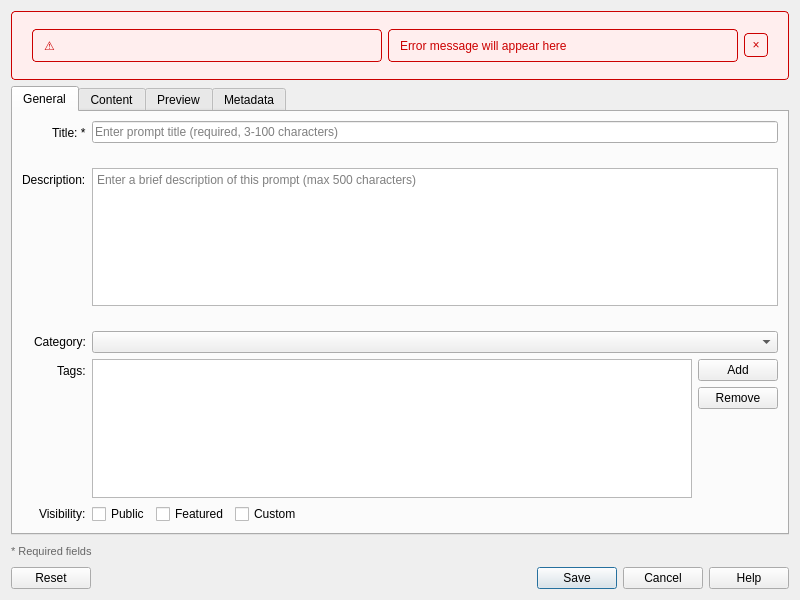
<?xml version="1.0" encoding="UTF-8"?>
<ui version="4.0">
 <class>PromptEditorDialog</class>
 <widget class="QDialog" name="PromptEditorDialog">
  <property name="geometry">
   <rect>
    <x>0</x>
    <y>0</y>
    <width>800</width>
    <height>600</height>
   </rect>
  </property>
  <property name="windowTitle">
   <string>Edit Prompt</string>
  </property>
  <property name="modal">
   <bool>true</bool>
  </property>
  <layout class="QVBoxLayout" name="verticalLayout">
   <item>
    <widget class="QFrame" name="errorFrame">
     <property name="frameShape">
      <enum>QFrame::StyledPanel</enum>
     </property>
     <property name="frameShadow">
      <enum>QFrame::Raised</enum>
     </property>
     <property name="visible">
      <bool>false</bool>
     </property>
     <property name="styleSheet">
      <string>background-color: #ffeeee; color: #cc0000; border: 1px solid #cc0000; border-radius: 4px; padding: 8px;</string>
     </property>
     <layout class="QHBoxLayout" name="errorLayout">
      <property name="leftMargin">
       <number>12</number>
      </property>
      <property name="rightMargin">
       <number>12</number>
      </property>
      <item>
       <widget class="QLabel" name="errorIcon">
        <property name="text">
         <string>⚠️</string>
        </property>
       </widget>
      </item>
      <item>
       <widget class="QLabel" name="errorMessage">
        <property name="text">
         <string>Error message will appear here</string>
        </property>
        <property name="wordWrap">
         <bool>true</bool>
        </property>
       </widget>
      </item>
      <item>
       <widget class="QPushButton" name="closeErrorButton">
        <property name="maximumSize">
         <size>
          <width>24</width>
          <height>24</height>
         </size>
        </property>
        <property name="text">
         <string>×</string>
        </property>
        <property name="flat">
         <bool>true</bool>
        </property>
       </widget>
      </item>
     </layout>
    </widget>
   </item>
   <item>
    <widget class="QTabWidget" name="tabWidget">
     <property name="currentIndex">
      <number>0</number>
     </property>
     <widget class="QWidget" name="generalTab">
      <attribute name="title">
       <string>General</string>
      </attribute>
      <layout class="QVBoxLayout" name="verticalLayout_2">
       <item>
        <layout class="QFormLayout" name="formLayout">
         <property name="labelAlignment">
          <set>Qt::AlignRight|Qt::AlignTrailing|Qt::AlignVCenter</set>
         </property>
         <item row="0" column="0">
          <widget class="QLabel" name="titleLabel">
           <property name="text">
            <string>Title: *</string>
           </property>
           <property name="buddy">
            <cstring>titleLineEdit</cstring>
           </property>
          </widget>
         </item>
         <item row="0" column="1">
          <layout class="QVBoxLayout" name="titleLayout">
           <item>
            <widget class="QLineEdit" name="titleLineEdit">
             <property name="placeholderText">
              <string>Enter prompt title (required, 3-100 characters)</string>
             </property>
            </widget>
           </item>
           <item>
            <widget class="QLabel" name="titleErrorLabel">
             <property name="styleSheet">
              <string>color: #cc0000; font-size: 11px;</string>
             </property>
             <property name="text">
              <string/>
             </property>
             <property name="visible">
              <bool>false</bool>
             </property>
            </widget>
           </item>
          </layout>
         </item>
         <item row="1" column="0">
          <widget class="QLabel" name="descriptionLabel">
           <property name="text">
            <string>Description:</string>
           </property>
           <property name="buddy">
            <cstring>descriptionTextEdit</cstring>
           </property>
          </widget>
         </item>
         <item row="1" column="1">
          <layout class="QVBoxLayout" name="descriptionLayout">
           <item>
            <widget class="QTextEdit" name="descriptionTextEdit">
             <property name="placeholderText">
              <string>Enter a brief description of this prompt (max 500 characters)</string>
             </property>
            </widget>
           </item>
           <item>
            <widget class="QLabel" name="descriptionErrorLabel">
             <property name="styleSheet">
              <string>color: #cc0000; font-size: 11px;</string>
             </property>
             <property name="text">
              <string/>
             </property>
             <property name="visible">
              <bool>false</bool>
             </property>
            </widget>
           </item>
          </layout>
         </item>
         <item row="2" column="0">
          <widget class="QLabel" name="categoryLabel">
           <property name="text">
            <string>Category:</string>
           </property>
           <property name="buddy">
            <cstring>categoryComboBox</cstring>
           </property>
          </widget>
         </item>
         <item row="2" column="1">
          <widget class="QComboBox" name="categoryComboBox"/>
         </item>
         <item row="3" column="0">
          <widget class="QLabel" name="tagsLabel">
           <property name="text">
            <string>Tags:</string>
           </property>
           <property name="buddy">
            <cstring>tagsListWidget</cstring>
           </property>
          </widget>
         </item>
         <item row="3" column="1">
          <layout class="QHBoxLayout" name="tagsLayout">
           <item>
            <widget class="QListWidget" name="tagsListWidget">
             <property name="selectionMode">
              <enum>QAbstractItemView::MultiSelection</enum>
             </property>
            </widget>
           </item>
           <item>
            <layout class="QVBoxLayout" name="tagButtonsLayout">
             <item>
              <widget class="QPushButton" name="addTagButton">
               <property name="text">
                <string>Add</string>
               </property>
               <property name="icon">
                <iconset>
                 <normaloff>../resources/images/add.png</normaloff>../resources/images/add.png</iconset>
                </property>
              </widget>
             </item>
             <item>
              <widget class="QPushButton" name="removeTagButton">
               <property name="text">
                <string>Remove</string>
               </property>
               <property name="icon">
                <iconset>
                 <normaloff>../resources/images/remove.png</normaloff>../resources/images/remove.png</iconset>
                </property>
              </widget>
             </item>
             <item>
              <spacer name="verticalSpacer">
               <property name="orientation">
                <enum>Qt::Vertical</enum>
               </property>
               <property name="sizeHint" stdset="0">
                <size>
                 <width>20</width>
                 <height>40</height>
                </size>
               </property>
              </spacer>
             </item>
            </layout>
           </item>
          </layout>
         </item>
         <item row="4" column="0">
          <widget class="QLabel" name="visibilityLabel">
           <property name="text">
            <string>Visibility:</string>
           </property>
          </widget>
         </item>
         <item row="4" column="1">
          <layout class="QHBoxLayout" name="visibilityLayout">
           <item>
            <widget class="QCheckBox" name="isPublicCheckBox">
             <property name="text">
              <string>Public</string>
             </property>
            </widget>
           </item>
           <item>
            <widget class="QCheckBox" name="isFeaturedCheckBox">
             <property name="text">
              <string>Featured</string>
             </property>
            </widget>
           </item>
           <item>
            <widget class="QCheckBox" name="isCustomCheckBox">
             <property name="text">
              <string>Custom</string>
             </property>
            </widget>
           </item>
           <item>
            <spacer name="horizontalSpacer">
             <property name="orientation">
              <enum>Qt::Horizontal</enum>
             </property>
             <property name="sizeHint" stdset="0">
              <size>
               <width>40</width>
               <height>20</height>
              </size>
             </property>
            </spacer>
           </item>
          </layout>
         </item>
        </layout>
       </item>
      </layout>
     </widget>
     <widget class="QWidget" name="contentTab">
      <attribute name="title">
       <string>Content</string>
      </attribute>
      <layout class="QVBoxLayout" name="verticalLayout_3">
       <item>
        <widget class="QLabel" name="contentLabel">
         <property name="text">
          <string>Prompt Template: *</string>
         </property>
         <property name="buddy">
          <cstring>contentTextEdit</cstring>
         </property>
        </widget>
       </item>
       <item>
        <widget class="QTextEdit" name="contentTextEdit">
         <property name="placeholderText">
          <string>Enter your prompt template here. Use {{variable_name}} for variables.</string>
         </property>
        </widget>
       </item>
       <item>
        <widget class="QLabel" name="contentErrorLabel">
         <property name="styleSheet">
          <string>color: #cc0000; font-size: 11px;</string>
         </property>
         <property name="text">
          <string/>
         </property>
         <property name="visible">
          <bool>false</bool>
         </property>
        </widget>
       </item>
       <item>
        <widget class="QGroupBox" name="variablesGroupBox">
         <property name="title">
          <string>Variables</string>
         </property>
         <layout class="QVBoxLayout" name="verticalLayout_4">
          <item>
           <widget class="QTableWidget" name="variablesTableWidget">
            <property name="columnCount">
             <number>3</number>
            </property>
            <column>
             <property name="text">
              <string>Name</string>
             </property>
            </column>
            <column>
             <property name="text">
              <string>Default Value</string>
             </property>
            </column>
            <column>
             <property name="text">
              <string>Description</string>
             </property>
            </column>
           </widget>
          </item>
          <item>
           <layout class="QHBoxLayout" name="variableButtonsLayout">
            <item>
             <widget class="QPushButton" name="addVariableButton">
              <property name="text">
               <string>Add Variable</string>
              </property>
              <property name="icon">
               <iconset>
                <normaloff>../resources/images/add.png</normaloff>../resources/images/add.png</iconset>
               </property>
             </widget>
            </item>
            <item>
             <widget class="QPushButton" name="removeVariableButton">
              <property name="text">
               <string>Remove Variable</string>
              </property>
              <property name="icon">
               <iconset>
                <normaloff>../resources/images/remove.png</normaloff>../resources/images/remove.png</iconset>
               </property>
             </widget>
            </item>
            <item>
             <spacer name="horizontalSpacer_2">
              <property name="orientation">
               <enum>Qt::Horizontal</enum>
              </property>
              <property name="sizeHint" stdset="0">
               <size>
                <width>40</width>
                <height>20</height>
               </size>
              </property>
             </spacer>
            </item>
           </layout>
          </item>
         </layout>
        </widget>
       </item>
      </layout>
     </widget>
     <widget class="QWidget" name="previewTab">
      <attribute name="title">
       <string>Preview</string>
      </attribute>
      <layout class="QVBoxLayout" name="verticalLayout_5">
       <item>
        <widget class="QGroupBox" name="previewGroupBox">
         <property name="title">
          <string>Preview with Current Variables</string>
         </property>
         <layout class="QVBoxLayout" name="verticalLayout_6">
          <item>
           <widget class="QTextEdit" name="previewTextEdit">
            <property name="readOnly">
             <bool>true</bool>
            </property>
           </widget>
          </item>
         </layout>
        </widget>
       </item>
       <item>
        <widget class="QGroupBox" name="testVariablesGroupBox">
         <property name="title">
          <string>Test Variables</string>
         </property>
         <layout class="QVBoxLayout" name="verticalLayout_7">
          <item>
           <widget class="QTableWidget" name="testVariablesTableWidget">
            <property name="columnCount">
             <number>2</number>
            </property>
            <column>
             <property name="text">
              <string>Variable</string>
             </property>
            </column>
            <column>
             <property name="text">
              <string>Test Value</string>
             </property>
            </column>
           </widget>
          </item>
          <item>
           <layout class="QHBoxLayout" name="previewButtonsLayout">
            <item>
             <widget class="QPushButton" name="updatePreviewButton">
              <property name="text">
               <string>Update Preview</string>
              </property>
              <property name="icon">
               <iconset>
                <normaloff>../resources/images/refresh.png</normaloff>../resources/images/refresh.png</iconset>
               </property>
             </widget>
            </item>
            <item>
             <spacer name="horizontalSpacer_3">
              <property name="orientation">
               <enum>Qt::Horizontal</enum>
              </property>
              <property name="sizeHint" stdset="0">
               <size>
                <width>40</width>
                <height>20</height>
               </size>
              </property>
             </spacer>
            </item>
           </layout>
          </item>
         </layout>
        </widget>
       </item>
      </layout>
     </widget>
     <widget class="QWidget" name="metadataTab">
      <attribute name="title">
       <string>Metadata</string>
      </attribute>
      <layout class="QVBoxLayout" name="verticalLayout_8">
       <item>
        <widget class="QGroupBox" name="metadataGroupBox">
         <property name="title">
          <string>Additional Metadata</string>
         </property>
         <layout class="QVBoxLayout" name="verticalLayout_9">
          <item>
           <widget class="QTableWidget" name="metadataTableWidget">
            <property name="alternatingRowColors">
             <bool>true</bool>
            </property>
            <property name="columnCount">
             <number>2</number>
            </property>
            <column>
             <property name="text">
              <string>Key</string>
             </property>
            </column>
            <column>
             <property name="text">
              <string>Value</string>
             </property>
            </column>
           </widget>
          </item>
          <item>
           <layout class="QHBoxLayout" name="metadataButtonsLayout">
            <item>
             <widget class="QPushButton" name="addMetadataButton">
              <property name="text">
               <string>Add</string>
              </property>
              <property name="icon">
               <iconset>
                <normaloff>../resources/images/add.png</normaloff>../resources/images/add.png</iconset>
               </property>
             </widget>
            </item>
            <item>
             <widget class="QPushButton" name="removeMetadataButton">
              <property name="text">
               <string>Remove</string>
              </property>
              <property name="icon">
               <iconset>
                <normaloff>../resources/images/remove.png</normaloff>../resources/images/remove.png</iconset>
               </property>
             </widget>
            </item>
            <item>
             <spacer name="horizontalSpacer_4">
              <property name="orientation">
               <enum>Qt::Horizontal</enum>
              </property>
              <property name="sizeHint" stdset="0">
               <size>
                <width>40</width>
                <height>20</height>
               </size>
              </property>
             </spacer>
            </item>
           </layout>
          </item>
         </layout>
        </widget>
       </item>
       <item>
        <widget class="QGroupBox" name="infoGroupBox">
         <property name="title">
          <string>System Information</string>
         </property>
         <layout class="QFormLayout" name="formLayout_2">
          <property name="labelAlignment">
           <set>Qt::AlignRight|Qt::AlignTrailing|Qt::AlignVCenter</set>
          </property>
          <item row="0" column="0">
           <widget class="QLabel" name="createdDateLabel">
            <property name="text">
             <string>Created:</string>
            </property>
           </widget>
          </item>
          <item row="0" column="1">
           <widget class="QLabel" name="createdDateValue">
            <property name="text">
             <string>N/A</string>
            </property>
           </widget>
          </item>
          <item row="1" column="0">
           <widget class="QLabel" name="modifiedDateLabel">
            <property name="text">
             <string>Last Modified:</string>
            </property>
           </widget>
          </item>
          <item row="1" column="1">
           <widget class="QLabel" name="modifiedDateValue">
            <property name="text">
             <string>N/A</string>
            </property>
           </widget>
          </item>
          <item row="2" column="0">
           <widget class="QLabel" name="usageCountLabel">
            <property name="text">
             <string>Usage Count:</string>
            </property>
           </widget>
          </item>
          <item row="2" column="1">
           <widget class="QLabel" name="usageCountValue">
            <property name="text">
             <string>N/A</string>
            </property>
           </widget>
          </item>
         </layout>
        </widget>
       </item>
      </layout>
     </widget>
    </widget>
   </item>
   <item>
    <layout class="QHBoxLayout" name="buttonLayout">
     <item>
      <widget class="QLabel" name="requiredFieldsLabel">
       <property name="text">
        <string>* Required fields</string>
       </property>
       <property name="styleSheet">
        <string>color: #666666; font-size: 11px;</string>
       </property>
      </widget>
     </item>
     <item>
      <spacer name="buttonSpacer">
       <property name="orientation">
        <enum>Qt::Horizontal</enum>
       </property>
       <property name="sizeHint" stdset="0">
        <size>
         <width>40</width>
         <height>20</height>
        </size>
       </property>
      </spacer>
     </item>
    </layout>
   </item>
   <item>
    <widget class="QDialogButtonBox" name="buttonBox">
     <property name="orientation">
      <enum>Qt::Horizontal</enum>
     </property>
     <property name="standardButtons">
      <set>QDialogButtonBox::Cancel|QDialogButtonBox::Help|QDialogButtonBox::Reset|QDialogButtonBox::Save</set>
     </property>
    </widget>
   </item>
  </layout>
 </widget>
 <tabstops>
  <tabstop>tabWidget</tabstop>
  <tabstop>titleLineEdit</tabstop>
  <tabstop>descriptionTextEdit</tabstop>
  <tabstop>categoryComboBox</tabstop>
  <tabstop>tagsListWidget</tabstop>
  <tabstop>addTagButton</tabstop>
  <tabstop>removeTagButton</tabstop>
  <tabstop>isPublicCheckBox</tabstop>
  <tabstop>isFeaturedCheckBox</tabstop>
  <tabstop>isCustomCheckBox</tabstop>
  <tabstop>contentTextEdit</tabstop>
  <tabstop>variablesTableWidget</tabstop>
  <tabstop>addVariableButton</tabstop>
  <tabstop>removeVariableButton</tabstop>
  <tabstop>previewTextEdit</tabstop>
  <tabstop>testVariablesTableWidget</tabstop>
  <tabstop>updatePreviewButton</tabstop>
  <tabstop>metadataTableWidget</tabstop>
  <tabstop>addMetadataButton</tabstop>
  <tabstop>removeMetadataButton</tabstop>
 </tabstops>
 <resources/>
 <connections>
  <connection>
   <sender>buttonBox</sender>
   <signal>accepted()</signal>
   <receiver>PromptEditorDialog</receiver>
   <slot>accept()</slot>
   <hints>
    <hint type="sourcelabel">
     <x>399</x>
     <y>579</y>
    </hint>
    <hint type="destinationlabel">
     <x>399</x>
     <y>299</y>
    </hint>
   </hints>
  </connection>
  <connection>
   <sender>buttonBox</sender>
   <signal>rejected()</signal>
   <receiver>PromptEditorDialog</receiver>
   <slot>reject()</slot>
   <hints>
    <hint type="sourcelabel">
     <x>399</x>
     <y>579</y>
    </hint>
    <hint type="destinationlabel">
     <x>399</x>
     <y>299</y>
    </hint>
   </hints>
  </connection>
  <connection>
   <sender>closeErrorButton</sender>
   <signal>clicked()</signal>
   <receiver>errorFrame</receiver>
   <slot>hide()</slot>
   <hints>
    <hint type="sourcelabel">
     <x>765</x>
     <y>40</y>
    </hint>
    <hint type="destinationlabel">
     <x>399</x>
     <y>40</y>
    </hint>
   </hints>
  </connection>
 </connections>
</ui> 
